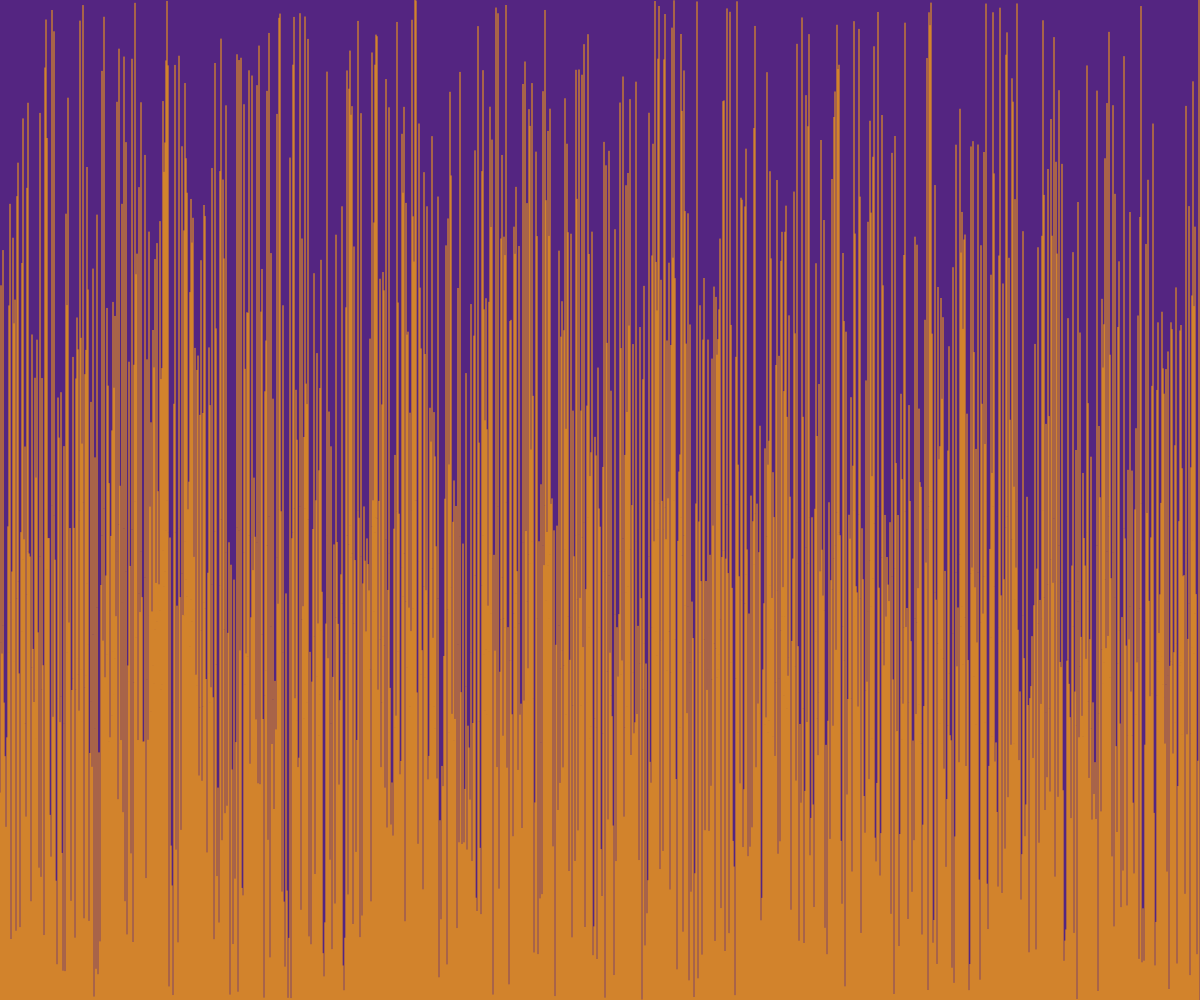
Frame 1 (no input)
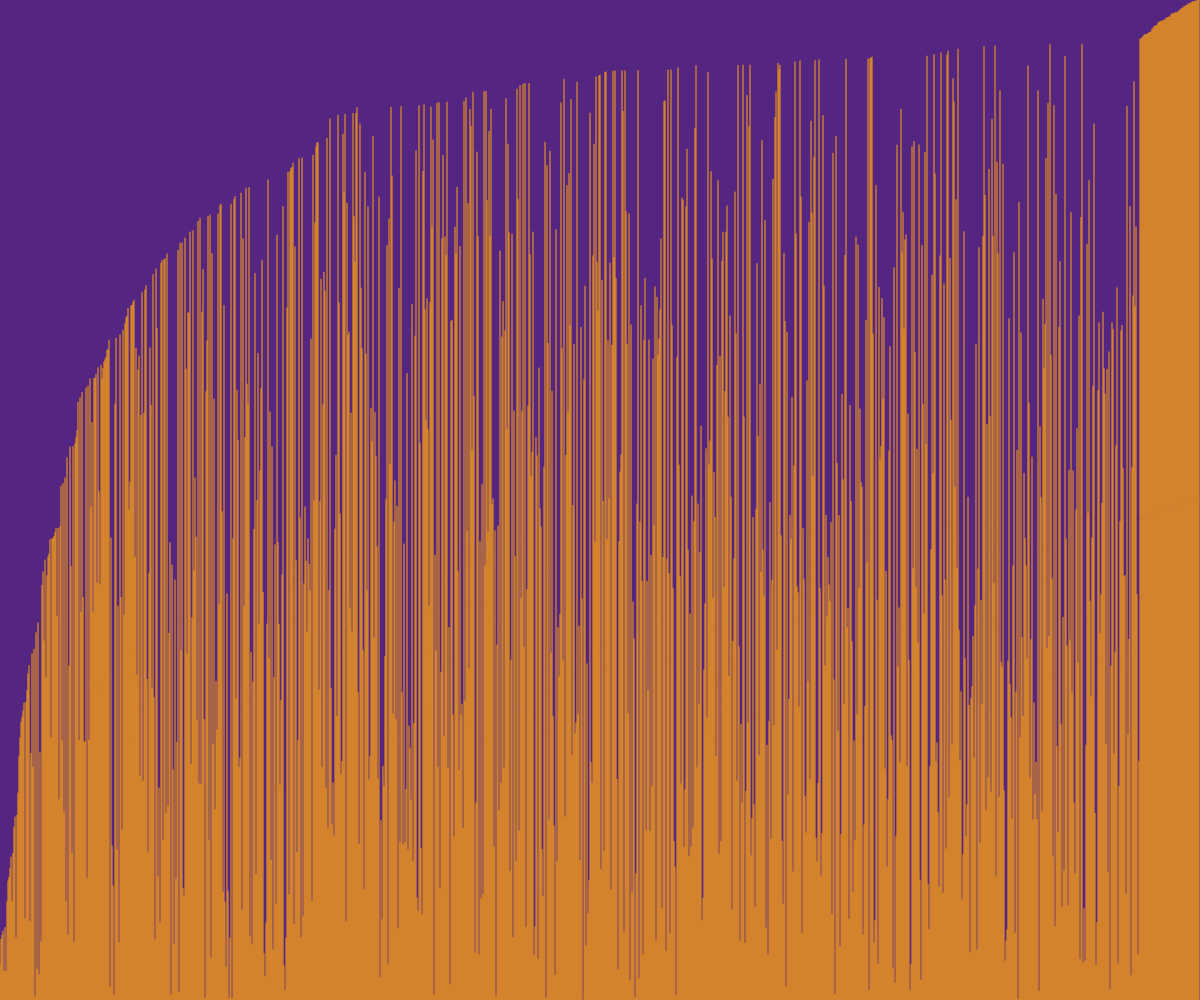
Frame 60 (no input)
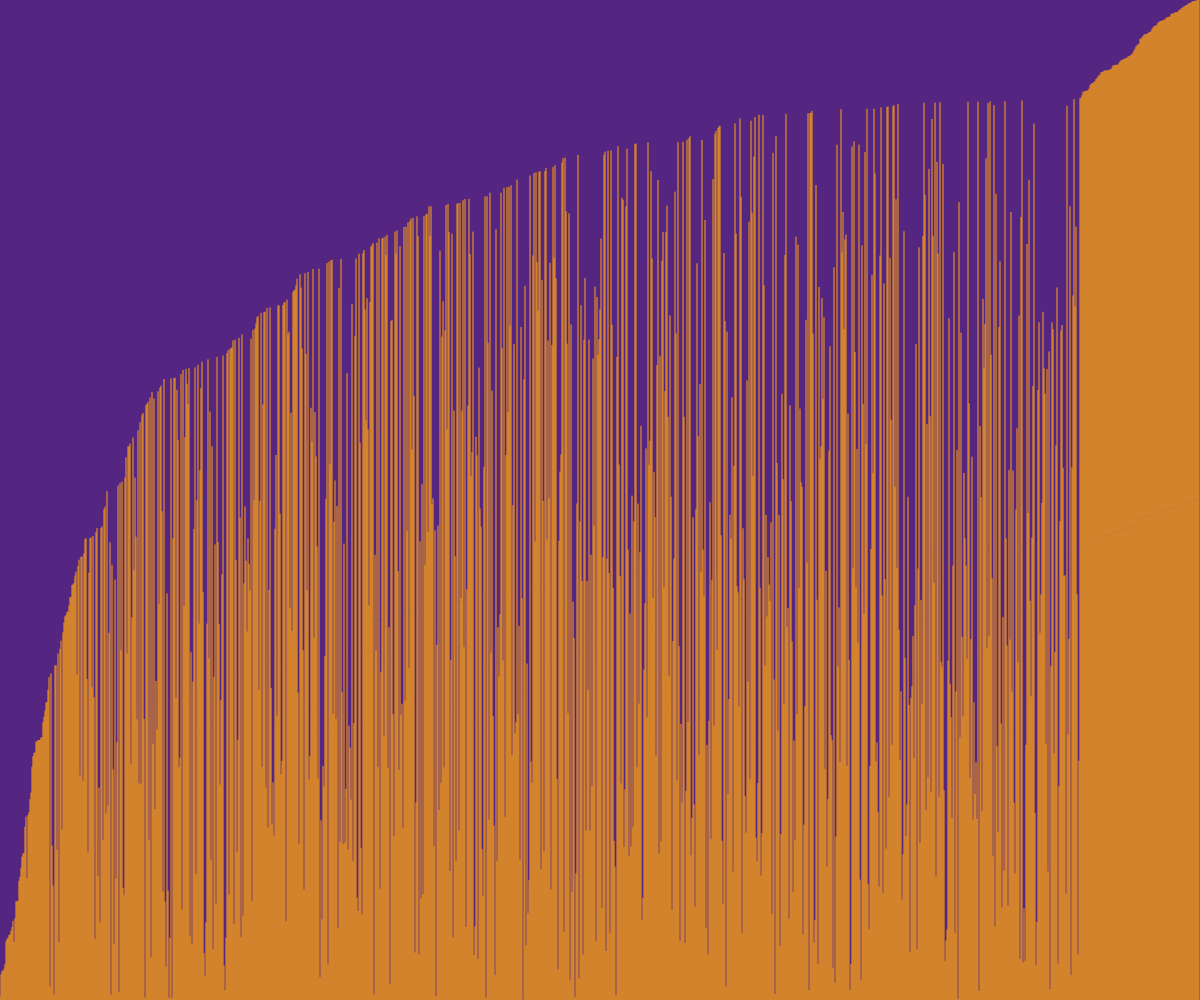
Frame 120 (the mouse pressed at the canvas centre since frame 60)

The p5.js sketch that drew these frames (run headless with seeded random() and noise() and a simulated clock; from frame 60 on, the mouse is pressed at the canvas centre):

// p5.js sketch
// ── sketch.js
// Daniel Shiffman
// http://youtube.com/thecodingtrain
// http://codingtra.in

// Coding Challenge #114: Bubble Sort Visualization
// https://youtu.be/67k3I2GxTH8

let values = [];

let i = 0;
let j = 0;

function setup() {
  frameRate(100)
  createCanvas(windowWidth, windowHeight);
  values = new Array(width);
  for (let i = 0; i < values.length; i++) {
    values[i] = random(height);
    //values[i] = noise(i/100.0)*height;
  }
}

function draw() {
  background(84, 37, 129);

  if (i < values.length) {
    for (let j = 0; j < values.length - i - 1; j++) {
      let a = values[j];
      let b = values[j + 1];
      if (a > b) {
        swap(values, j, j + 1);
      }
    }
  } else {
    console.log('finished');
    noLoop();
  }
  i++;

  for (let i = 0; i < values.length; i++) {
    stroke(252, 163, 17);
    line(i, height, i, height - values[i]);
  }
}

function swap(arr, a, b) {
  let temp = arr[a];
  arr[a] = arr[b];
  arr[b] = temp;
}
